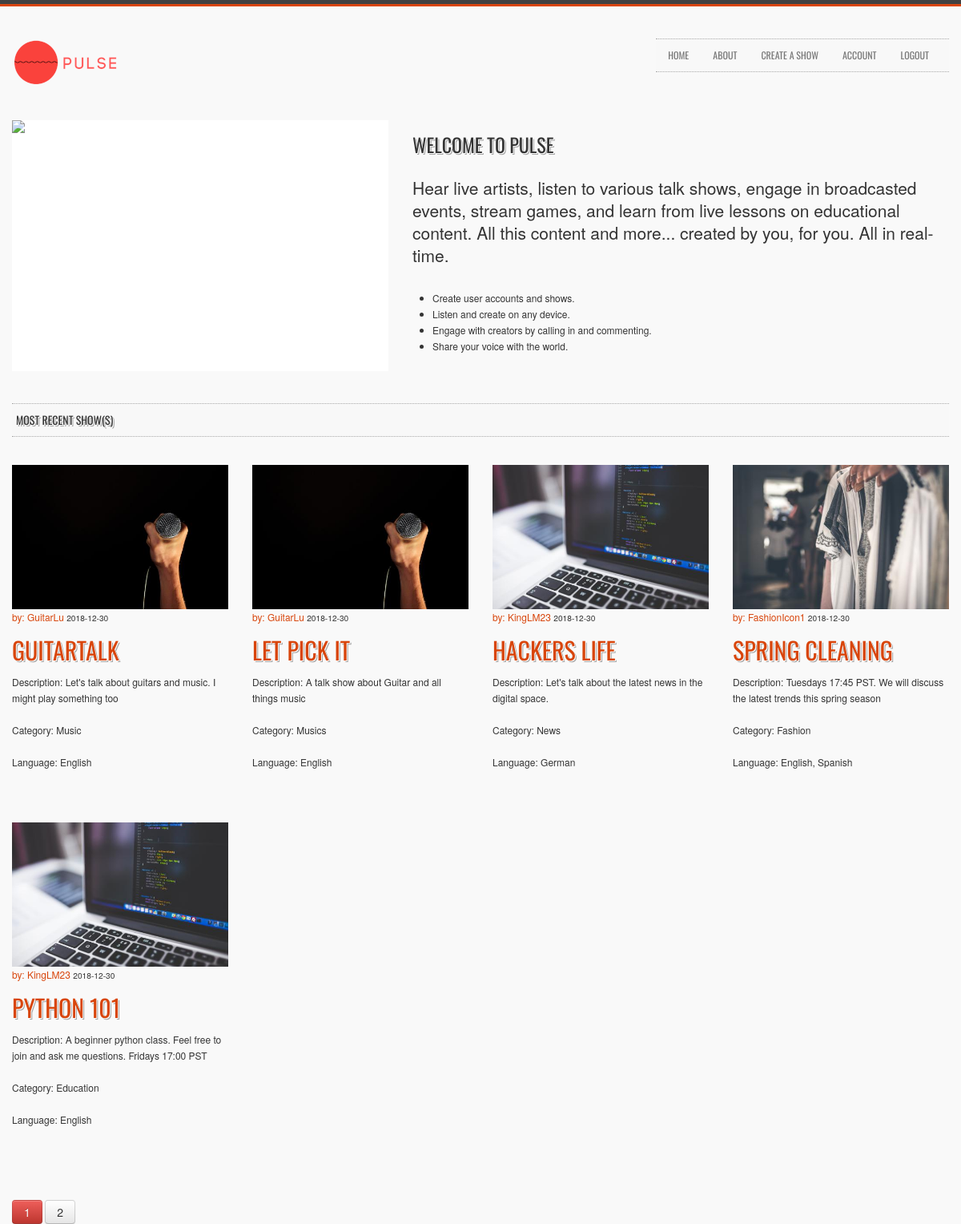
Screenshot of /home (signed in) with the database file from the repository.
### flask_platform/models.py (models this page shows, shortened)
class Show(db.Model):
    id = db.Column(db.Integer, primary_key=True)
    title = db.Column(db.String(100), nullable=False)
    date_posted = db.Column(db.DateTime, nullable=False, default=datetime.utcnow)
    description = db.Column(db.Text, nullable=False)
    category = db.Column(db.Text, nullable=False)
    show_language = db.Column(db.Text, nullable=False)
    user_id = db.Column(db.Integer, db.ForeignKey('user.id'), nullable=False)

class User(db.Model, UserMixin):
    id = db.Column(db.Integer, primary_key=True)
    username = db.Column(db.String(20), unique=True, nullable=False)
    email = db.Column(db.String(120), unique=True, nullable=False)
    image_file = db.Column(db.String(20), nullable=False, default='default.jpeg')
    password = db.Column(db.String(60), nullable=False)
    about = db.Column(db.String(200), unique=False, nullable=False)
    country  = db.Column(db.String(40), unique=False, nullable=False)
    languages = db.Column(db.String(120), unique=False, nullable=False)
    shows = db.relationship('Show', backref='author', lazy=True)

### flask_platform/main/routes.py (the view)
@main.route("/")
@main.route("/home")
def home():
    page = request.args.get('page', 1, type=int)
    shows = Show.query.order_by(Show.date_posted.desc()).paginate(page=page, per_page=5)
    return render_template('home.html', shows=shows)

### flask_platform/models.py (called while the page is built)
@login_manager.user_loader
def load_user(user_id):
    return User.query.get(int(user_id))

### flask_platform/templates/home.html (shortened to what this page needs)
{% extends "layout.html" %}
{% block content %}
    <div class="row headline">
        <div class="span5">
            <div class="flexslider">
              <ul class="slides">
                <li><img src="{{ url_for('static', filename='img/caro1.jpg') }}"></li>
              </ul>
            </div>
        </div>
        <div class="span7">
        	<h3>Welcome to PULSE <br />
            </h3>
            <p class="lead">Hear live artists, listen to various talk shows, engage in broadcasted events, stream games, and learn from live lessons on educational content. All this content and more... created by you, for you. All in real-time. </p>
            <ul>
                <li>
                    Create user accounts and shows.
                </li>
                <li>
                    Listen and create on any device.
                </li>
                <li>
                    Engage with creators by calling in and commenting.
                </li>
                <li>
                    Share your voice with the world.
                </li>
            </ul>
        </div>
    </div>
    <div class="row gallery-row">
    	<div class="span12">
            <h5 class="title-bg">Most recent show(s)
            </h5>
            <div class="row clearfix no-margin">
            <ul class="gallery-post-grid holder">
	                    {% for show in shows.items %}
	                    <li class="span3 gallery-item" data-id="id-{{show.id}}" data-type="illustration">
	                        <article class="media content-section">
					          <img class="rounded-circle article-img" src="{{ url_for('static', filename='profile_pics/' + show.author.image_file) }}">
					          <div class="media-body">
					            <div class="article-metadata">
					              <a class="mr-2" href="{{ url_for('users.user_shows', username=show.author.username) }}">by: {{ show.author.username }}</a>
					              <small class="text-muted">{{ show.date_posted.strftime('%Y-%m-%d') }}</small>
					            </div>
					            <h2><a class="article-title" href="{{ url_for('shows.show', show_id=show.id) }}">{{ show.title }}</a></h2>
					            <p class="article-content">Description: {{ show.description }}</p>
					            <p class="article-content">Category: {{ show.category }}</p>
					            <p class="article-content">Language: {{ show.show_language }}</p>
					          </div>
					        </article>
	                    </li>
                        {% endfor %}
                </ul>
                </div>
            </div>
    </div>
    {% for page_num in shows.iter_pages(left_edge=1, right_edge=1, left_current=1, right_current=2) %}
      {% if page_num %}
        {% if shows.page == page_num %}
          <a class="btn btn-danger mb-4" href="{{ url_for('main.home', page=page_num) }}">{{ page_num }}</a>
        {% else %}
          <a class="btn btn-outline-danger mb-4" href="{{ url_for('main.home', page=page_num) }}">{{ page_num }}</a>
        {% endif %}
      {% else %}
        ...
      {% endif %}
    {% endfor %}
{% endblock content %}

### flask_platform/static/flexslider.css (style rules this page uses)
.slides, .flex-control-nav, .flex-direction-nav { margin: 0; padding: 0; list-style: none; }
.flexslider { margin: 0; padding: 0; }
.flexslider .slides > li { display: none; -webkit-backface-visibility: hidden; }
.flexslider .slides img { width: 100%; display: block; }
.slides:after { content: "."; display: block; clear: both; visibility: hidden; line-height: 0; height: 0; }
html[xmlns] .slides { display: block; }
.flexslider { margin: 0px; background: #fff; position: relative; }
.flexslider .slides { zoom: 1; }

### flask_platform/static/custom-styles.css (style rules this page uses)
html, body { font-size:12px; line-height:18px; height: 100%; }
body { background: #f9f9f9 }
h1, h2, h3, h4 , h5, h6 { font-family: "Oswald", sans-serif; font-weight: normal; text-transform:uppercase; }
h1, h2, h3, h4, h5 { text-shadow: 1px 1px 0 #fdfdfd, 2px 2px 0 rgba(81, 81, 81, 0.5), 0 0 1px #fdfdfd; }
h1.title-bg, h2.title-bg, h3.title-bg, h4.title-bg , h5.title-bg, h6.title-bg { background:#f8f8f8; padding:10px 5px; margin: 0px 0px 20px 0px; border-bottom: 1px dotted #a9a9a9; border-top: 1px dotted #a9a9a9; }
a, a:hover { color:#d8450b; }
p { margin-bottom: 20px; }
.headline { margin-bottom:20px; }
.gallery-item { margin-bottom:15px; margin-top:15px; }
.gallery-post-grid { margin:0px; }
.gallery-post-grid li { list-style: none; float: left; margin-bottom: 30px; }
.row { margin-bottom:40px; }
.no-margin { margin-bottom:0px; }
.lead { line-height:28px; margin: 20px 0px 30px 0px; }

### rows the page displays
Show: image_file (picture), author.username "GuitarLu", date_posted "2018-12-30", title "GUITARTALK", description "Let's talk about guitars and music. I might play something too", category "Music", show_language "English"
Show: image_file (picture), author.username "GuitarLu", date_posted "2018-12-30", title "LET PICK IT", description "A talk show about Guitar and all things music", category "Musics", show_language "English"
Show: image_file (picture), author.username "KingLM23", date_posted "2018-12-30", title "HACKERS LIFE", description "Let's talk about the latest news in the digital space.", category "News", show_language "German"
Show: image_file (picture), author.username "FashionIcon1", date_posted "2018-12-30", title "SPRING CLEANING", description "Tuesdays 17:45 PST. We will discuss the latest trends this spring season", category "Fashion", show_language "English, Spanish"
Show: image_file (picture), author.username "KingLM23", date_posted "2018-12-30", title "PYTHON 101", description "A beginner python class. Feel free to join and ask me questions. Fridays 17:00 PST", category "Education", show_language "English"

### other values shown
{{ page_num }} "1"
{{ page_num }} "2"
